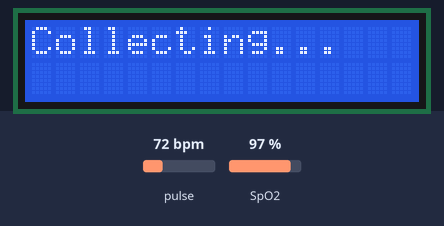
Bench run of a sketch on a simulated Arduino Uno, built with avr-gcc and run on an emulated ATmega328P. Shown: 16×2 character LCD. The inputs (shaded band) are chosen by the test bench; at power-on: pulse 72 bpm, SpO2 97 %. What the sketch prints to the serial monitor is not drawn.

Above: at 1.2 s.
1.3 s: pulse set to 130 bpm
At 14.0 s:
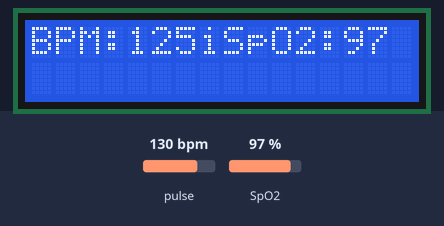
14.6 s: pulse set to 158 bpm
At 16.6 s:
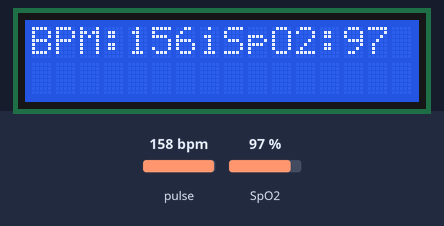
16.8 s: pulse set to 42 bpm
At 18.4 s:
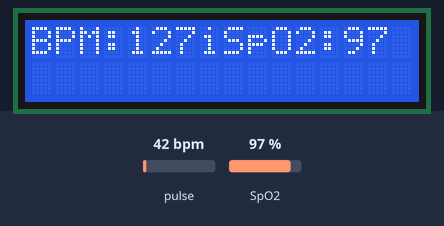
22.3 s: pulse set to 70 bpm
At 23.8 s:
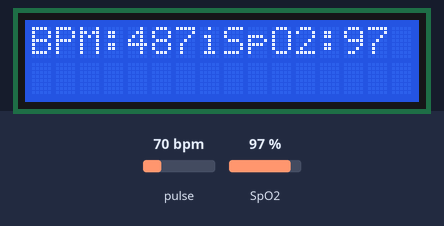
Timing chart, 0 to 25.3 s (numbered marks = the images above; inputs shaded):
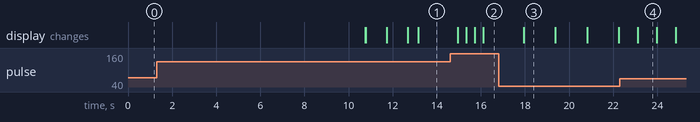

The sketch:

SPO2_Test.ino
```cpp
#include <Wire.h>
#include "MAX30105.h"
#include "heartRate.h"
#include "spo2_algorithm.h"
#include <LiquidCrystal.h>

// 센서 및 LCD 설정
MAX30105 particleSensor;
LiquidCrystal lcd(A0, A1, 4, 5, 6, 7); // RS, E, D4, D5, D6, D7

// BPM 계산용 변수
const byte RATE_SIZE = 4;
byte rates[RATE_SIZE];
byte rateSpot = 0;
long lastBeat = 0;
int beatAvg = 80;

// SpO2 계산용 버퍼 및 변수 (uint16_t로 변경)
const int SAMPLES = 50;
uint16_t irBuffer[SAMPLES];
uint16_t redBuffer[SAMPLES];
int32_t spo2;
int8_t validSPO2;
int32_t dummyHR;
int8_t dummyValidHR;
bool spO2Done = false;

// 손가락 감지 시간
unsigned long fingerStartTime = 0;

void setup()
{
    Serial.begin(9600);
    lcd.begin(16, 2);
    lcd.print("Initializing...");

    if (!particleSensor.begin(Wire, I2C_SPEED_FAST))
    {
        lcd.clear();
        lcd.print("Sensor not found");
        while (1) {}
    }

    // 센서 기본 설정
    particleSensor.setup();
    particleSensor.setPulseAmplitudeRed(0x0A);
    particleSensor.setPulseAmplitudeGreen(0);

    // 초기 BPM 배열 세팅
    for (byte i = 0; i < RATE_SIZE; i++) rates[i] = 80;
    beatAvg = 80;
    lastBeat = millis();

    lcd.clear();
}

// 100개 샘플 수집 후 SpO2 계산
void measureSpO2()
{
    for (int i = 0; i < SAMPLES; i++)
    {
        while (!particleSensor.available()) particleSensor.check();
        redBuffer[i] = particleSensor.getRed();
        irBuffer[i] = particleSensor.getIR();
        particleSensor.nextSample();
    }
    maxim_heart_rate_and_oxygen_saturation(
        irBuffer, SAMPLES,
        redBuffer,
        &spo2, &validSPO2,
        &dummyHR, &dummyValidHR
    );
}

void loop()
{
    long irValue = particleSensor.getIR();

    // BPM 계산 (PBA 알고리즘)
    if (checkForBeat(irValue))
    {
        long delta = millis() - lastBeat;
        lastBeat = millis();
        float bpm = 60.0 / (delta / 1000.0);

        if (bpm > 20 && bpm < 255)
        {
            rates[rateSpot++] = (byte)bpm;
            rateSpot %= RATE_SIZE;
            int sum = 0;
            for (byte i = 0; i < RATE_SIZE; i++) sum += rates[i];
            beatAvg = sum / RATE_SIZE;
        }
    }

    // 손가락 처음 감지 시각 기록
    if (irValue >= 50000)
    {
        if (fingerStartTime == 0)
        {
            fingerStartTime = millis();
            spO2Done = false;
        }
    }
    else
    {
        fingerStartTime = 0;
    }

    // 시리얼 출력: BPM
    Serial.print("Avg BPM: ");
    Serial.println(beatAvg);

    // 10초 경과 시 한 번만 SpO2 계산 및 출력
    if (fingerStartTime > 0 && millis() - fingerStartTime >= 10000 && !spO2Done)
    {
        measureSpO2();
        Serial.print("SpO2: ");
        if (validSPO2) Serial.println(spo2);
        else Serial.println("N/A");
        spO2Done = true;
    }

    // LCD 표시
    lcd.setCursor(0, 0);
    if (fingerStartTime == 0)
    {
        lcd.print("No finger      ");
        lcd.setCursor(0, 1);
        lcd.print("                ");
    }
    else if (millis() - fingerStartTime < 10000)
    {
        lcd.print("Collecting...  ");
        lcd.setCursor(0, 1);
        lcd.print("                ");
    }
    else
    {
        lcd.print("BPM:"); lcd.print(beatAvg);
        lcd.setCursor(8, 0);
        lcd.print("SpO2:");
        if (validSPO2) lcd.print(spo2);
        else lcd.print("--");
        lcd.setCursor(0, 1);
        lcd.print("                ");
    }
}
```

Measured:
- after the input at 1.3 s, the display: first changes after 9.5 s (image 1 shows a later state)
- after the input at 14.6 s, the display: first changes after 0.36 s (image 2 shows a later state)
- after the input at 16.8 s, the display: changes after 1.1 s (image 3)
- after the input at 22.3 s, the display: changes after 0.81 s (image 4)
- what the display in image 3 shows lasts 1.5 s, from 17.9 s to 19.4 s
- what the display in image 4 shows lasts 0.9 s, from 23.1 s to 24.0 s
